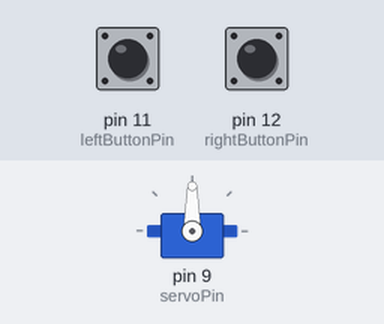
Bench run of a sketch on a simulated Arduino Uno, built with avr-gcc and run on an emulated ATmega328P. On the bench: servo. The test bench sets the inputs (shaded band); at power-on: pin 11 (leftButtonPin) HIGH, pin 12 (rightButtonPin) HIGH.

Above: at 1.2 s.
1.3 s: pin 11 (leftButtonPin) pulled LOW for 1 s
At 2.7 s:
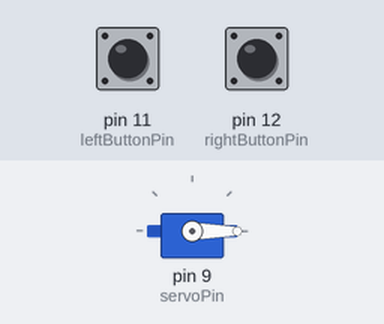
3.8 s: pin 12 (rightButtonPin) pulled LOW for 1 s
At 4.25 s:
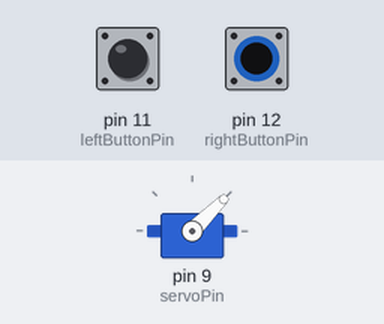
6.3 s: pin 11 (leftButtonPin) pulled LOW for 3.2 s
At 7.05 s:
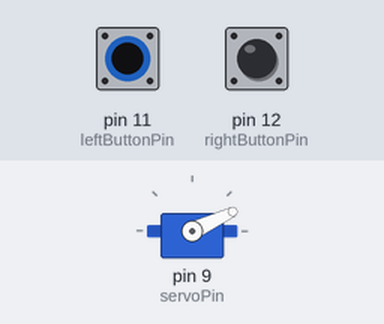
11.0 s: pin 12 (rightButtonPin) pulled LOW for 3.2 s
At 13.5 s:
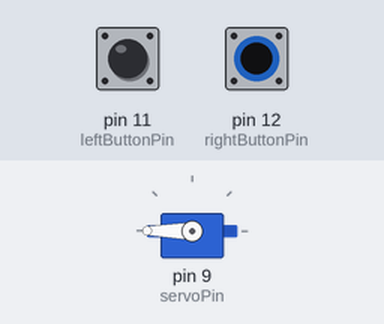
15.7 s: pin 11 (leftButtonPin) pulled LOW for 0.15 s
At 16.7 s:
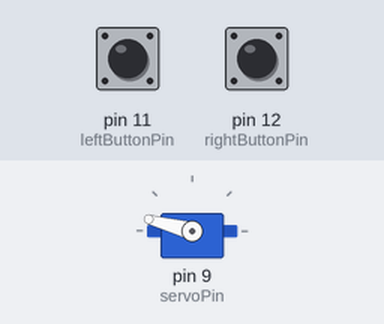
Timing chart, 0 to 18.3 s (numbered marks = the images above; inputs shaded):
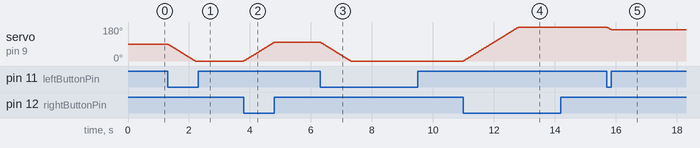

The sketch:

Arduino_IDE_Code.ino
```cpp
#include <Servo.h>

Servo myServo;

const int leftButtonPin = 11;
const int rightButtonPin = 12;
const int servoPin = 9;

int currentAngle = 90;      // Start at center
int targetAngle = 90;       // Desired angle

void setup() {
  pinMode(leftButtonPin, INPUT_PULLUP);
  pinMode(rightButtonPin, INPUT_PULLUP);
  myServo.attach(servoPin);
  myServo.write(currentAngle);
}

void loop() {
  bool leftPressed = digitalRead(leftButtonPin);
  bool rightPressed = digitalRead(rightButtonPin);

  if (leftPressed == LOW) {
    targetAngle = 0;  // move left
  } else if (rightPressed == LOW) {
    targetAngle = 180;  // move right
  } else {
    targetAngle = currentAngle;
  }

  // move left toward the target angle
  if (currentAngle < targetAngle) {
    currentAngle++;
    myServo.write(currentAngle);
    delay(10);
  } else if (currentAngle > targetAngle) {
    currentAngle--;
    myServo.write(currentAngle);
    delay(10);
  }

  // If angles are equal, do nothing
}
```

Measured:
- after the input at 1.3 s, servo on pin 9 (servoPin): moves from 90° to 0° over 0.91 s, starting at once
- after the input at 3.8 s, servo on pin 9 (servoPin): moves from 0° to 100° over 1.0 s, starting at once
- after the input at 6.3 s, servo on pin 9 (servoPin): moves from 100° to 0° over 1.0 s, starting at once
- after the input at 11.0 s, servo on pin 9 (servoPin): moves from 0° to 180° over 1.8 s, starting at once
- after the input at 15.7 s, servo on pin 9 (servoPin): 180° → 165° at once
